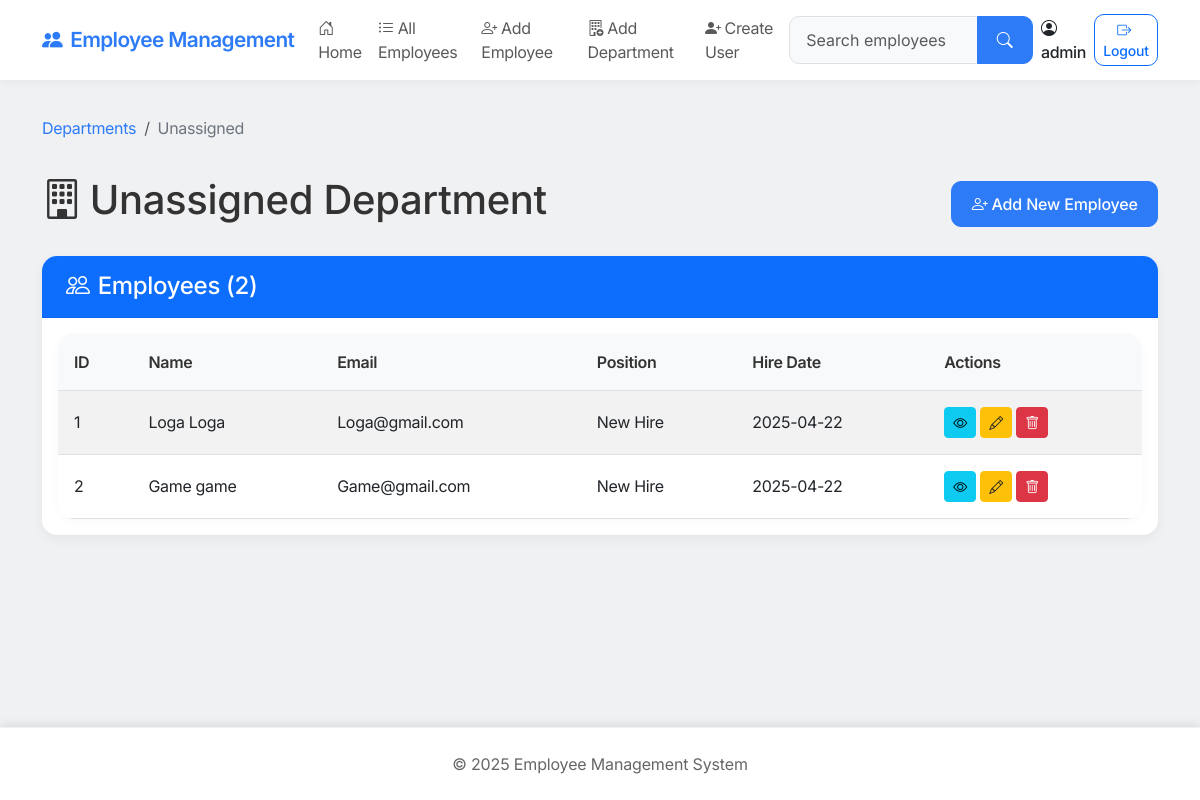
The app's page /department/Unassigned (signed in) with its own data.
### app.py (models this page shows, shortened)
class Employee(db.Model):
    id = db.Column(db.Integer, primary_key=True)
    employee_id = db.Column(db.String(50), unique=True, nullable=True)  # Added employee ID field
    first_name = db.Column(db.String(50), nullable=False)
    last_name = db.Column(db.String(50), nullable=False)
    email = db.Column(db.String(100), unique=True, nullable=False)
    phone = db.Column(db.String(20), nullable=False)
    department = db.Column(db.String(50), nullable=False)
    position = db.Column(db.String(50), nullable=False)
    hire_date = db.Column(db.Date, nullable=False, default=datetime.utcnow)
    current_address = db.Column(db.String(200), nullable=False)  # Renamed from address
    permanent_address = db.Column(db.String(200), nullable=True)  # Added permanent address
    profile_picture = db.Column(db.String(255), nullable=True)  # Store filename of profile picture
    drive_profile_pic_id = db.Column(db.String(255), nullable=True)  # Google Drive profile picture ID
    drive_folder_id = db.Column(db.String(255), nullable=True)  # Google Drive folder ID for this employee
    salary = db.Column(db.Float, default=0)
    notes = db.Column(db.Text, nullable=True)
    created_at = db.Column(db.DateTime, default=datetime.utcnow)
    educations = db.relationship('Education', backref='employee', lazy=True, cascade="all, delete-orphan")
    certifications = db.relationship('Certification', backref='employee', lazy=True, cascade="all, delete-orphan")
    documents = db.relationship('Document', backref='employee', lazy=True, cascade="all, delete-orphan")

### app.py (the view)
@app.route('/department/<department>')
@login_required
def department_employees(department):
    employees = Employee.query.filter_by(department=department).all()
    return render_template('department_employees.html', department=department, employees=employees)

### app.py (called while the page is built)
def login_required(f):
    @wraps(f)
    def decorated_function(*args, **kwargs):
        if 'logged_in' not in session:
            flash('Please log in to access this page', 'warning')
            return redirect(url_for('login'))
        return f(*args, **kwargs)
    return decorated_function

### templates/department_employees.html (shortened to what this page needs)
{% extends 'base.html' %}
{% block content %}
<div class="row">
    <div class="col-md-12">
        <nav aria-label="breadcrumb" class="mb-4">
            <ol class="breadcrumb">
                <li class="breadcrumb-item"><a href="{{ url_for('index') }}">Departments</a></li>
                <li class="breadcrumb-item active" aria-current="page">{{ department }}</li>
            </ol>
        </nav>
        <div class="d-flex justify-content-between align-items-center mb-4">
            <h1><i class="bi bi-building me-2"></i>{{ department }} Department</h1>
            <div>
                <a href="{{ url_for('add_employee') }}" class="btn btn-primary">
                    <i class="bi bi-person-plus me-1"></i>Add New Employee
                </a>
            </div>
        </div>
        {% if employees %}
            <div class="card">
                <div class="card-header bg-primary text-white">
                    <h4 class="mb-0"><i class="bi bi-people me-2"></i>Employees ({{ employees|length }})</h4>
                </div>
                <div class="card-body">
                    <div class="table-responsive">
                        <table class="table table-striped table-hover">
                            <thead class="table-light">
                                <tr>
                                    <th>ID</th>
                                    <th>Name</th>
                                    <th>Email</th>
                                    <th>Position</th>
                                    <th>Hire Date</th>
                                    <th>Actions</th>
                                </tr>
                            </thead>
                            <tbody>
                                {% for employee in employees %}
                                    <tr>
                                        <td>{{ employee.id }}</td>
                                        <td>{{ employee.first_name }} {{ employee.last_name }}</td>
                                        <td>{{ employee.email }}</td>
                                        <td>{{ employee.position }}</td>
                                        <td>{{ employee.hire_date.strftime('%Y-%m-%d') }}</td>
                                        <td>
                                            <a href="{{ url_for('employee_details', id=employee.id) }}" class="btn btn-sm btn-info">
                                                <i class="bi bi-eye"></i>
                                            </a>
                                            <a href="{{ url_for('edit_employee', id=employee.id) }}" class="btn btn-sm btn-warning">
                                                <i class="bi bi-pencil"></i>
                                            </a>
                                            <button type="button" class="btn btn-sm btn-danger" data-bs-toggle="modal" data-bs-target="#deleteModal{{ employee.id }}">
                                                <i class="bi bi-trash"></i>
                                            </button>
                                        </td>
                                    </tr>
                                {% endfor %}
                            </tbody>
                        </table>
                    </div>
                </div>
            </div>
        {% else %}
            <div class="alert alert-info">
                <i class="bi bi-info-circle me-2"></i>No employees found in this department.
                <a href="{{ url_for('add_employee') }}">Add your first employee</a>.
            </div>
        {% endif %}
    </div>
</div>
{% endblock %}

### static/css/style.css (style rules this page uses)
:root { --primary-color: #2d7bf7; --secondary-color: #6c757d; --success-color: #198754; --info-color: #0dcaf0; --warning-color: #ffc107; --danger-color: #dc3545; --light-color: #f0f1f3; --dark-color: #333333; --text-color: #333333; --background-color: #f0f1f3; }
body { min-height: 100vh; display: flex; flex-direction: column; background-color: var(--background-color); color: var(--text-color); font-family: 'Inter', 'Helvetica Neue', Arial, sans-serif; letter-spacing: -0.02em; }
.card { border-radius: 15px; box-shadow: 0 4px 12px rgba(0, 0, 0, 0.05); margin-bottom: 24px; border: none; transition: transform 0.3s ease, box-shadow 0.3s ease; background-color: #fff; }
.card-header { font-weight: 600; border-top-left-radius: 15px !important; border-top-right-radius: 15px !important; padding: 1rem 1.5rem; letter-spacing: -0.02em; background-color: #fff; border-bottom: 1px solid rgba(0, 0, 0, 0.05); }
.table-responsive { overflow-x: auto; border-radius: 15px; box-shadow: 0 2px 8px rgba(0, 0, 0, 0.03); background-color: #fff; }
.table { margin-bottom: 0; }
.table thead th { font-weight: 600; border-top: none; background-color: #f8f9fa; letter-spacing: -0.02em; color: #333; padding: 1rem; }
.table-striped tbody tr:nth-of-type(odd) { background-color: rgba(0, 0, 0, 0.01); }
.table td { padding: 1rem; vertical-align: middle; }
.btn { border-radius: 10px; padding: 0.6rem 1.2rem; font-weight: 500; transition: all 0.3s ease; letter-spacing: -0.01em; }
.btn-primary { background-color: var(--primary-color); border-color: var(--primary-color); }
.btn-warning { color: #212529; }
.btn-sm { padding: 0.25rem 0.5rem; font-size: 0.875rem; border-radius: 4px; }
.breadcrumb { background-color: transparent; padding: 0.75rem 0; margin-bottom: 1.5rem; }
.breadcrumb-item a { color: var(--primary-color); text-decoration: none; }
.breadcrumb-item.active { color: var(--secondary-color); }
@media only screen and (min-device-width: 768px) and (max-device-width: 1024px) { .card { margin-bottom: 20px; } }

### records on screen
Employee: id "1", first_name "Loga", last_name "Loga", email "Loga@gmail.com", position "New Hire", hire_date "2025-04-22"
Employee: id "2", first_name "Game", last_name "game", email "Game@gmail.com", position "New Hire", hire_date "2025-04-22"

### other values on screen
{{ session.username }} "admin"
{{ department }} "Unassigned"
{{ employees|length }} "2"
